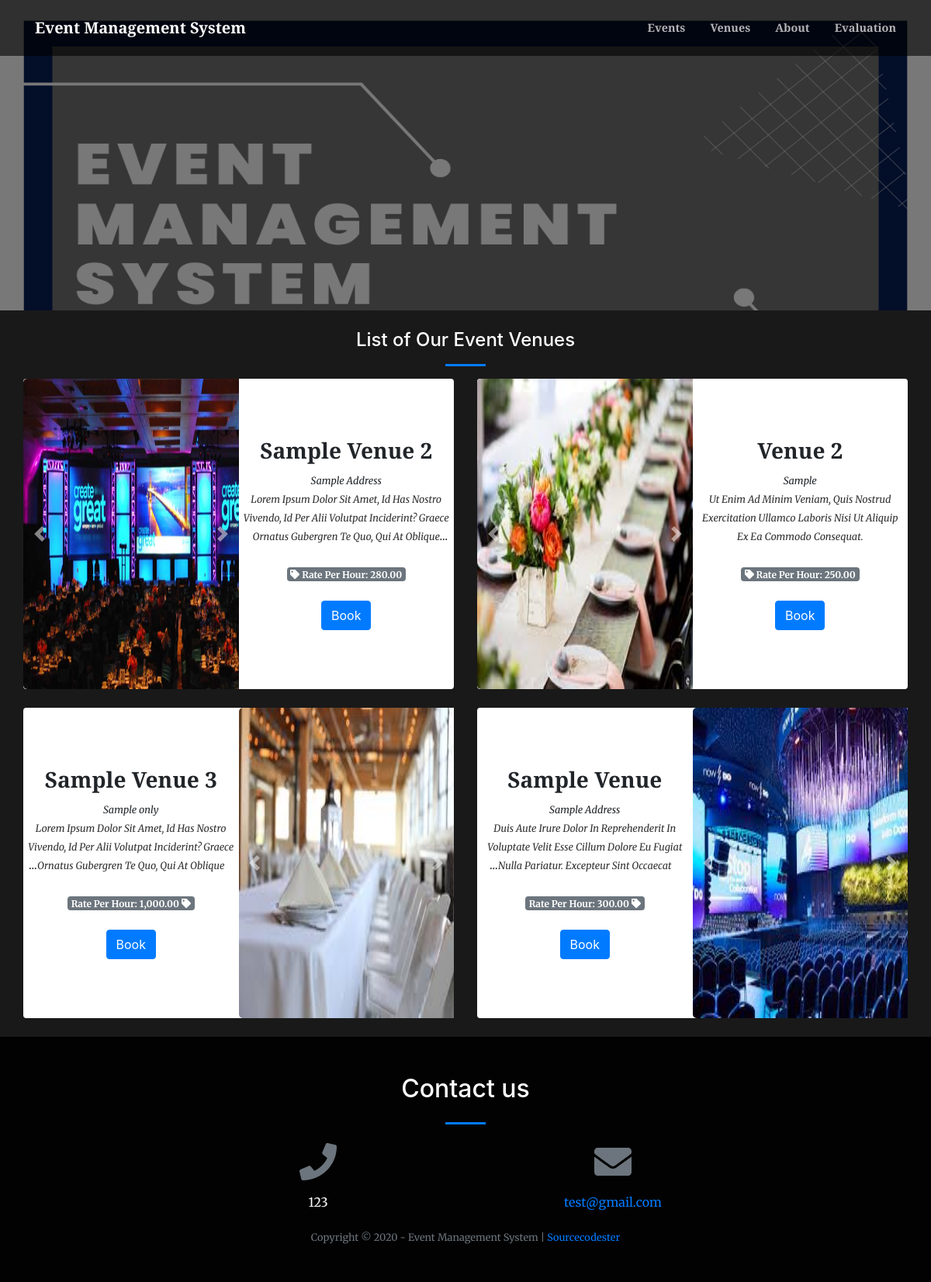
The page /index.php?page=venue on the database its author committed.
### tables this page shows
CREATE TABLE `venue` (
  `id` int(30) NOT NULL,
  `venue` text NOT NULL,
  `address` text NOT NULL,
  `description` text NOT NULL,
  `rate` float NOT NULL
);

### venue.php (the view, shortened to what this page needs)
<?php
include 'admin/db_connect.php';
?>
        <header class="masthead">
        </header>
            <div class="container-fluid mt-3 pt-2">
                <h4 class="text-center text-white">List of Our Event Venues</h4>
                <hr class="divider">
                <div class="row-items">
                <div class="col-lg-12">
                    <div class="row">
                <?php
                $rtl ='rtl';
                $ci= 0;
                $venue = $conn->query("SELECT * from venue order by rand()");
                while($row = $venue->fetch_assoc()):
                    $ci++;
                    if($ci < 3){
                        $rtl = '';
                    }else{
                        $rtl = 'rtl';
                    }
                    if($ci == 4){
                        $ci = 0;
                    }
                ?>
                <div class="col-md-6">
                <div class="card venue-list <?php echo $rtl ?>" data-id="<?php echo $row['id'] ?>">
                        <div id="imagesCarousel_<?php echo $row['id'] ?> card-img-top " class="carousel slide" data-ride="carousel">
                              <div class="carousel-inner">
                                    <?php
                                        $fpath = 'admin/assets/uploads/venue_'.$row['id'];
                                        $images= scandir($fpath);
                                        $i = 1;
                                        foreach($images as $k => $v):
                                            if(!in_array($v,array('.','..'))):
                                                $active = $i == 1 ? 'active' : '';
                                    ?>
                                         <div class="carousel-item <?php echo $active ?>">
                                          <img class="d-block w-100" src="<?php echo $fpath.'/'.$v ?>" alt="">
                                        </div>
                                    <?php
                                            $i++;
                                            else:
                                                unset($images[$v]);
                                            endif;
                                        endforeach;
                                    ?>
                                     <a class="carousel-control-prev" href="#imagesCarousel_<?php echo $row['id'] ?>" role="button" data-slide="prev">
                                        <span class="carousel-control-prev-icon" aria-hidden="true"></span>
                                      </a>
                                      <a class="carousel-control-next" href="#imagesCarousel_<?php echo $row['id'] ?>" role="button" data-slide="next">
                                        <span class="carousel-control-next-icon" aria-hidden="true"></span>
                                      </a>
                                        </div>
                                    </div>
                    <div class="card-body">
                        <div class="row align-items-center justify-content-center text-center h-100">
                            <div class="">
                                <div>
                                    <h3><b class="filter-txt"><?php echo ucwords($row['venue']) ?></b></h3>
                                    <small><i><?php echo $row['address'] ?></i></small>
                                </div>
                                <div>
                                <span class="truncate" style="font-size: inherit;"><small><?php echo ucwords($row['description']) ?></small></span>
                                    <br>
                                <span class="badge badge-secondary"><i class="fa fa-tag"></i> Rate Per Hour: <?php echo number_format($row['rate'],2) ?></span>
                                <br>
                                <br>
                                <button class="btn btn-primary book-venue align-self-end" type="button" data-id='<?php echo $row['id'] ?>'>Book</button>
                                </div>
                            </div>
                        </div>
                    </div>
                </div>
                <br>
                </div>
                <?php endwhile; ?>
                </div>
                </div>
                </div>
            </div>

### index.php (style rules this page uses)
header.masthead { background: url('admin/assets/img/1.png'); background-repeat: no-repeat; background-size: 100% 600px; }
body, footer { background: #000000e6 !important; }

### venue.php (style rules this page uses)
.venue-list { cursor: pointer; border: unset; flex-direction: inherit; }
.venue-list .carousel,.venue-list .card-body { width: calc(50%) }
.venue-list .carousel img.d-block.w-100 { border-top-left-radius: 5px; border-bottom-left-radius: 5px; min-height: 50vh; }
.carousel,.carousel-inner,.carousel-item { min-height: calc(100%) }
header.masthead,header.masthead:before { min-height: 50vh !important; height: 50vh !important }
.row-items { position: relative; }
.rtl { direction: rtl ; }

### rows shown on the page
venue: shows a picture, venue "Sample Venue 2", address "Sample Address", description "Lorem Ipsum Dolor Sit Amet, Id Has Nostro Vivendo, Id Per Alii Volutpat Inciderint? Graece Ornatus Gubergren Te Quo, Qui At…", rate "280.00"
venue: shows a picture, venue "Venue 2", address "Sample", description "Ut Enim Ad Minim Veniam, Quis Nostrud Exercitation Ullamco Laboris Nisi Ut Aliquip Ex Ea Commodo Consequat.", rate "250.00"
venue: shows a picture, venue "Sample Venue 3", address "Sample only", description "Lorem Ipsum Dolor Sit Amet, Id Has Nostro Vivendo, Id Per Alii Volutpat Inciderint? Graece Ornatus Gubergren Te Quo, Qui At…", rate "1,000.00"
venue: shows a picture, venue "Sample Venue", address "Sample Address", description "Duis Aute Irure Dolor In Reprehenderit In Voluptate Velit Esse Cillum Dolore Eu Fugiat Nulla Pariatur. Excepteur Sint…", rate "300.00"

### other values the page prints
$_SESSION['system']['name'] "Event Management System"
$_SESSION['system']['contact'] "123"
$_SESSION['system']['email'] "test@gmail.com"
